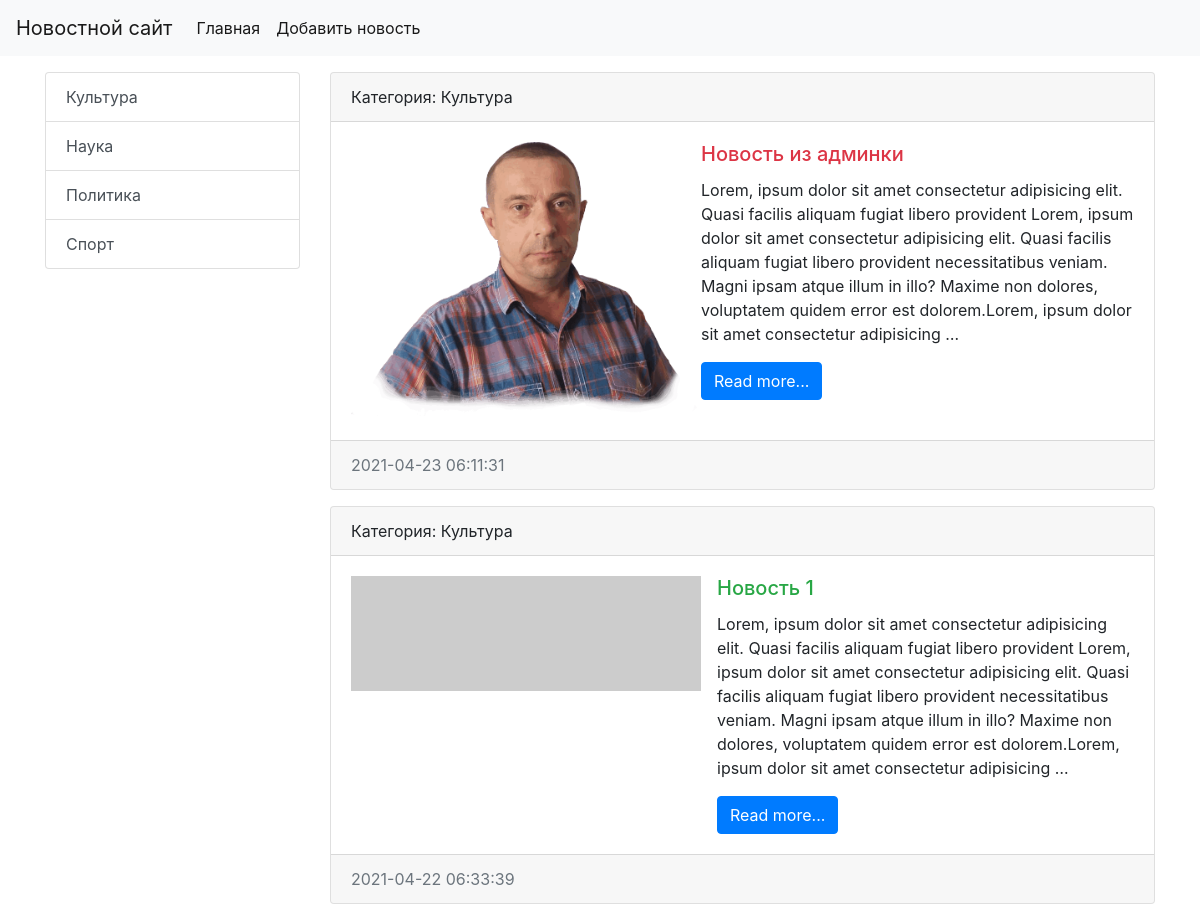
Page /category/3/ on the earlier database version.
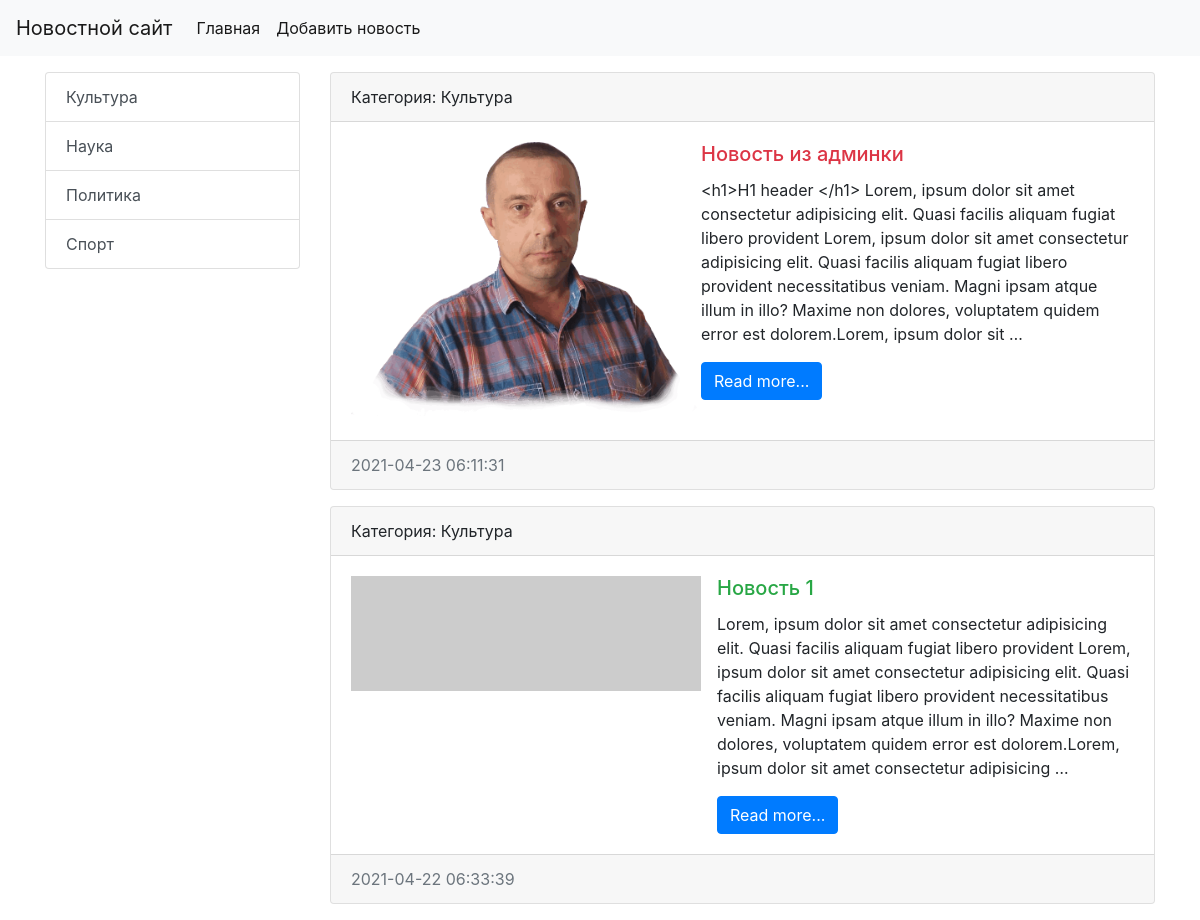
Same page on the later database version.
### news/models.py (models this page shows, shortened)
class News(models.Model):
    title = models.CharField(max_length=150, verbose_name='Наименование')
    content = models.TextField(blank=True, verbose_name='Контент')
    created_at = models.DateTimeField(auto_now_add=True, verbose_name='Опубликовано')
    updated_at = models.DateTimeField(auto_now=True, verbose_name='Обновлено')
    photo = models.ImageField(upload_to='photos/%Y/%m/%d/', verbose_name='Фото', blank=True)
    is_published = models.BooleanField(default=True, verbose_name='Posted')
    category = models.ForeignKey('Category', on_delete=models.PROTECT, null=True, verbose_name='Категория')
    class Meta:
        verbose_name = 'Новость'
        verbose_name_plural = 'Новости'
        ordering = ['-created_at']  #Явно поменять порядок новостей

class Category(models.Model):
    title = models.CharField(max_length=150, db_index=True, verbose_name='Наименование категории')
    def __str__(self):
            return self.title
    class Meta:
        verbose_name = 'Категория'
        verbose_name_plural = 'Категории'
        ordering = ['title']

### news/views.py (the view)
# urls.py: path('category/<int:category_id>/', get_category, name = 'category'),
def get_category(request, category_id):
    news = News.objects.filter(category_id = category_id )
    categories = Category.objects.all()
    category = Category.objects.get(pk = category_id)
    return render(request, 'news/category.html', {'news': news, 'categories': categories, 'category': category})

### news/templates/news/category.html (shortened to what this page needs)
{% extends 'base.html' %}
{% block sidebar %}
<div class="col-md-3">
  <div class="list-group">
    {% for item in categories %}
    <a href="{% url 'category' item.pk %}" class="list-group-item list-group-item-action" aria-current="true">
      {{ item.title}}
    </a>
    {% endfor %}
  </div>
</div>
{% endblock %}
{% block content %}
<div class="col-md-9">
    {% for item in news %}
    <div class="card mb-3">
        <div class="card-header">
        Категория: {{ item.category}}
        </div>
        <div class="card-body">
            <div class="media">
              {% if item.photo %}
                <img src="{{ item.photo.url }}" alt="" width="350">
              {% else %}
                <img src="https://picsum.photos/id/1060/350/235/?blur=2" alt="" width="350" class="mr-3">
              {% endif %}
              <div class="media-body">
                <h5 class="card-title {% cycle 'text-danger' 'text-success'%}" >{{ item.title }}</h5>
                <p class="card-text">{{ item.content|truncatewords:50}}</p>
                <a href="#" class="btn btn-primary">Read more...</a>
              </div>
            </div>
        </div>
        <div class="card-footer text-muted">
            {{ item.created_at | date:"Y-m-d H:i:s" }}
        </div>
    </div>
    {% endfor%}
</div>
{% endblock %}

Differences in the rows shown:
changed News "Новость из админки": content "Lorem, ipsum dolor sit amet consectetur adipisicing elit. Quasi facilis aliquam fugiat libero provident Lorem, ipsum dolor sit amet consectetur adipisicing elit. Quasi facilis aliquam fugiat libero provident necessitatibus veniam. Magni ipsam atque illum in illo? Maxime non dolores, voluptatem quidem error est dolorem.Lorem, ipsum dolor sit amet consectetur adipisicing …" → "<h1>H1 header </h1> Lorem, ipsum dolor sit amet consectetur adipisicing elit. Quasi facilis aliquam fugiat libero provident Lorem, ipsum dolor sit amet consectetur adipisicing elit. Quasi facilis aliquam fugiat libero provident necessitatibus veniam. Magni ipsam atque illum in illo? Maxime non dolores, voluptatem quidem error est dolorem.Lorem, ipsum dolor sit …"
